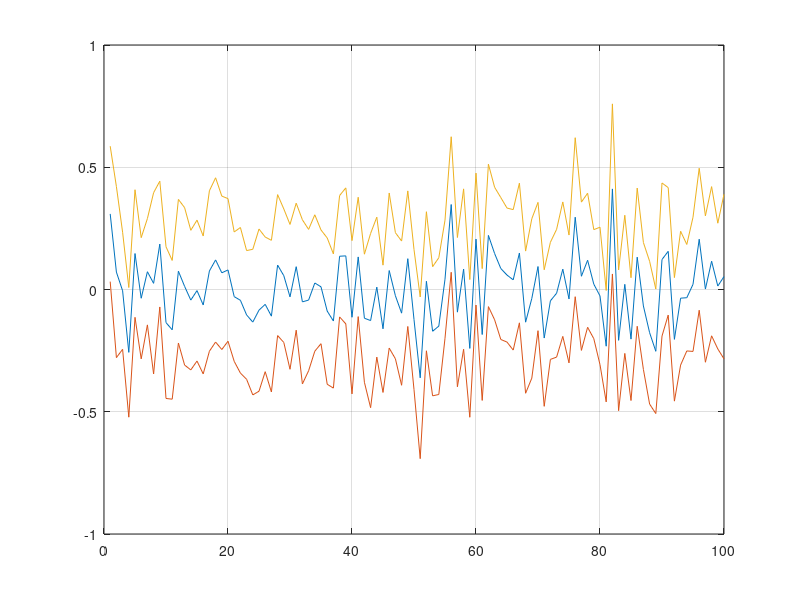

Here is the MATLAB script that generated this plot:
x = 1:100;
y = randn(50,100);

N = size(y,1);
yMean = mean(y);
ySEM = std(y)/sqrt(N);

CI95 = tinv([0.025 0.975],N-1);
yCI95 = bsxfun(@times,ySEM,CI95(:));

figure
plot(x, yMean)
hold on
plot(x,yCI95+yMean)
hold off
grid